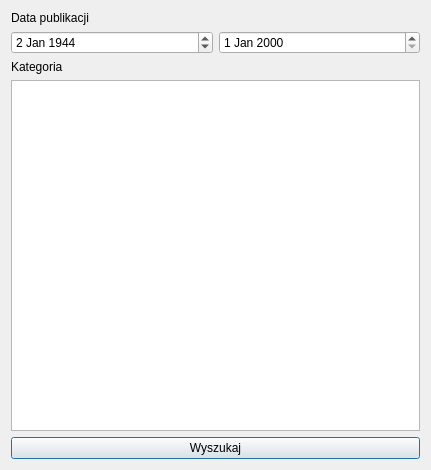
<?xml version="1.0" encoding="UTF-8"?>
<ui version="4.0">
 <class>Advancedsearch</class>
 <widget class="QDialog" name="Advancedsearch">
  <property name="geometry">
   <rect>
    <x>0</x>
    <y>0</y>
    <width>431</width>
    <height>470</height>
   </rect>
  </property>
  <property name="windowTitle">
   <string>Wyszukiwanie zaawansowane</string>
  </property>
  <layout class="QVBoxLayout" name="verticalLayout_3">
   <item>
    <layout class="QVBoxLayout" name="verticalLayout_lineWidgets"/>
   </item>
   <item>
    <layout class="QVBoxLayout" name="verticalLayout">
     <item>
      <widget class="QLabel" name="label">
       <property name="text">
        <string>Data publikacji</string>
       </property>
      </widget>
     </item>
     <item>
      <layout class="QHBoxLayout" name="horizontalLayout">
       <item>
        <widget class="QDateEdit" name="dateEdit">
         <property name="dateTime">
          <datetime>
           <hour>0</hour>
           <minute>0</minute>
           <second>0</second>
           <year>1944</year>
           <month>1</month>
           <day>2</day>
          </datetime>
         </property>
        </widget>
       </item>
       <item>
        <widget class="QDateEdit" name="dateEdit_2"/>
       </item>
      </layout>
     </item>
    </layout>
   </item>
   <item>
    <layout class="QVBoxLayout" name="verticalLayout_2">
     <item>
      <widget class="QLabel" name="label_2">
       <property name="text">
        <string>Kategoria</string>
       </property>
      </widget>
     </item>
     <item>
      <widget class="QListWidget" name="listWidget_categories"/>
     </item>
     <item>
      <widget class="QPushButton" name="pushButton_wyszukaj">
       <property name="text">
        <string>Wyszukaj</string>
       </property>
      </widget>
     </item>
    </layout>
   </item>
  </layout>
 </widget>
 <resources/>
 <connections/>
</ui>
